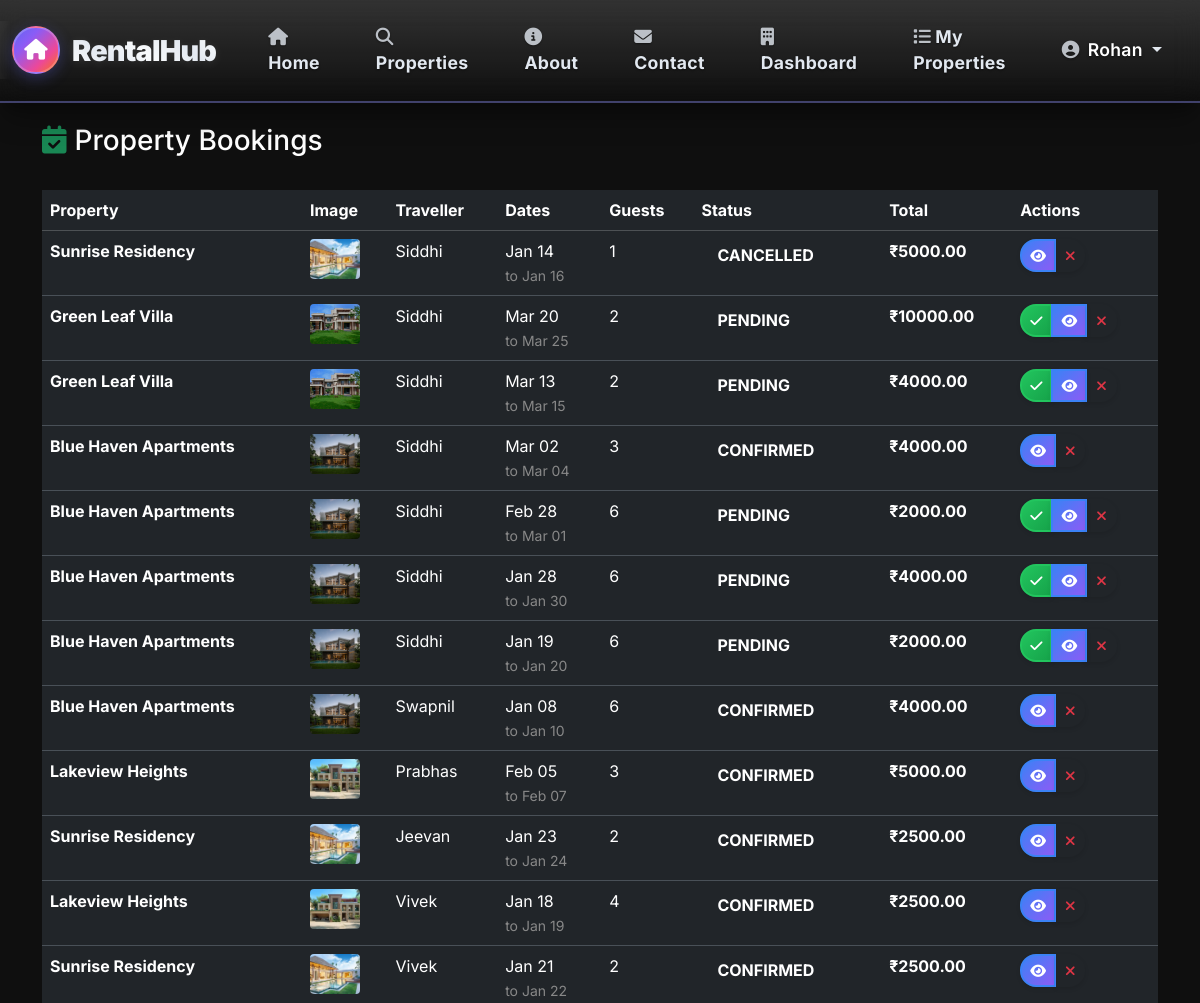
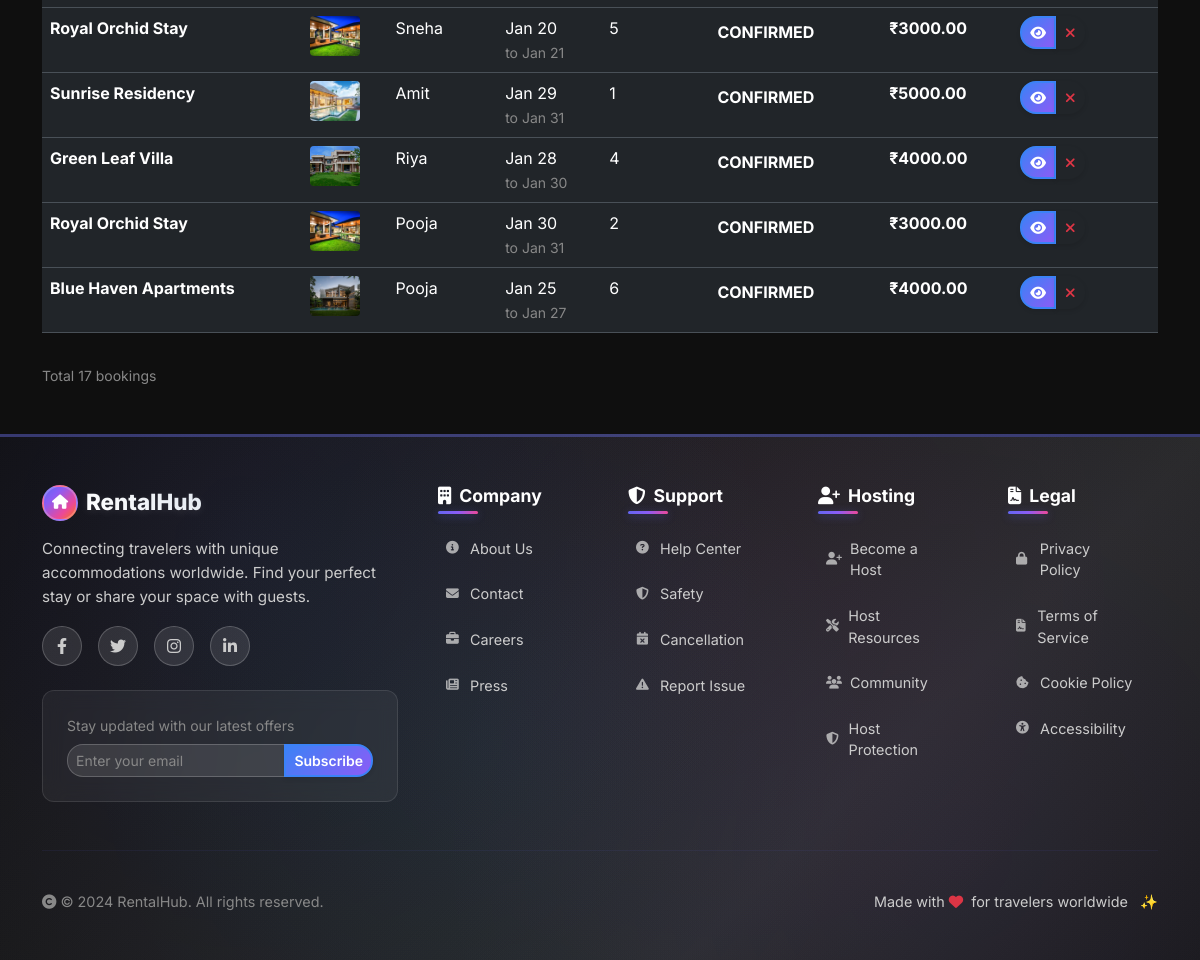
Screenshot of /bookings/owner/ (signed in) with the database file from the repository (2 pictures, top to bottom).
### accounts/models.py (models this page shows)
class User(AbstractUser):
    ROLE_CHOICES = (
        ('ADMIN', 'Admin'),
        ('OWNER', 'Property Owner'),
        ('TRAVELLER', 'Traveller'),
    )
    role = models.CharField(max_length=10, choices=ROLE_CHOICES, default='TRAVELLER')
    def is_owner(self):
        return self.role == 'OWNER'
    def is_traveller(self):
        return self.role == 'TRAVELLER'
    def is_admin(self):
        return self.role == 'ADMIN' or self.is_superuser
    class Meta:
        ordering = ['-date_joined']

### bookings/models.py (models this page shows, shortened)
class Booking(models.Model):
    STATUS_CHOICES = (
        ('PENDING', 'Pending'),
        ('CONFIRMED', 'Confirmed'),
        ('CANCELLED', 'Cancelled'),
    )
    property = models.ForeignKey('listings.Property', on_delete=models.CASCADE, related_name='bookings')
    traveller = models.ForeignKey(User, on_delete=models.CASCADE, related_name='bookings_made')
    check_in = models.DateField()
    check_out = models.DateField()
    guests = models.PositiveIntegerField()
    status = models.CharField(max_length=10, choices=STATUS_CHOICES, default='PENDING')
    created_at = models.DateTimeField(auto_now_add=True)
    class Meta:
        ordering = ['-created_at']
    def total_price(self):  # CHANGED: method instead of @property
        if self.check_in and self.check_out and self.property:
            nights = (self.check_out - self.check_in).days
            return nights * self.property.price_per_night
        return 0

### listings/models.py (models this page shows, shortened)
class Property(models.Model):
    CATEGORY_CHOICES = (
        ('HOME', 'Home'),
        ('APARTMENT', 'Apartment'),
        ('BEACHFRONT', 'Beachfront'),
        ('MOUNTAIN', 'Mountain'),
        ('CABIN', 'Cabin'),
        ('VILLA', 'Villa'),
        ('OTHER', 'Other'),
    )
    owner = models.ForeignKey(User, on_delete=models.CASCADE, related_name='properties_owned')
    title = models.CharField(max_length=200)
    description = models.TextField()
    address = models.CharField(max_length=255)
    city = models.CharField(max_length=100)
    country = models.CharField(max_length=100, default='India')
    category = models.CharField(max_length=20, choices=CATEGORY_CHOICES, default='HOME')
    price_per_night = models.DecimalField(max_digits=8, decimal_places=2)
    max_guests = models.PositiveIntegerField(default=2)
    is_active = models.BooleanField(default=True)
    created_at = models.DateTimeField(auto_now_add=True)
    class Meta:
        ordering = ['-created_at']
    @property
    def main_image(self):
        main_img = self.images.filter(is_primary=True).first()
        if main_img:
            return main_img.image.url
        first_img = self.images.first()
        if first_img:
            return first_img.image.url
        return None

class PropertyImage(models.Model):
    property = models.ForeignKey(Property, on_delete=models.CASCADE, related_name='images')
    image = models.ImageField(upload_to='property_images/%Y/%m/%d/')
    is_primary = models.BooleanField(default=False)
    uploaded_at = models.DateTimeField(auto_now_add=True)
    class Meta:
        ordering = ['-uploaded_at']

### bookings/views.py (the view)
# urls.py: path('owner/', views.owner_bookings, name='owner_bookings'),
@login_required
@user_passes_test(owner_check)
def owner_bookings(request):
    bookings = Booking.objects.filter(property__owner=request.user).select_related('property', 'traveller')
    return render(request, 'bookings/booking_list_owner.html', {'bookings': bookings})

### bookings/views.py (called while the page is built)
def owner_check(user):
    return user.is_authenticated and user.is_owner()

### templates/bookings/booking_list_owner.html (shortened to what this page needs)
{% extends 'base.html' %}
{% block content %}
<div class="d-flex justify-content-between align-items-center mb-4">
    <h3><i class="fas fa-calendar-check text-success me-2"></i>Property Bookings</h3>
</div>
{% if bookings %}
<div class="table-responsive">
    <table class="table table-hover">
        <thead class="table-dark">
            <tr>
                <th>Property</th>
                <th>Image</th>
                <th>Traveller</th>
                <th>Dates</th>
                <th>Guests</th>
                <th>Status</th>
                <th>Total</th>
                <th>Actions</th>
            </tr>
        </thead>
        <tbody>
            {% for booking in bookings %}
            <tr>
                <td>
                    <strong>{{ booking.property.title|truncatechars:25 }}</strong>
                </td>
                <td>
                    {% if booking.property.main_image %}
                        <img src="{{ booking.property.main_image }}" alt="Property" style="width: 50px; height: 40px; object-fit: cover; border-radius: 4px;">
                    {% else %}
                        <div class="bg-light d-flex align-items-center justify-content-center" style="width: 50px; height: 40px; border-radius: 4px;">
                            <i class="fas fa-building text-muted"></i>
                        </div>
                    {% endif %}
                </td>
                <td>{{ booking.traveller.username }}</td>
                <td>
                    {{ booking.check_in|date:"M d" }}<br>
                    <small class="text-muted">to {{ booking.check_out|date:"M d" }}</small>
                </td>
                <td>{{ booking.guests }}</td>
                <td>
                    <span class="badge bg-{{ booking.status|lower }} fs-6 px-3 py-2">{{ booking.status }}</span>
                </td>
                <td><strong>₹{{ booking.total_price }}</strong></td>
                <td>
                    <div class="btn-group btn-group-sm" role="group">
                        {% if booking.status == 'PENDING' %}
                        <a href="{% url 'bookings:booking_confirm' booking.pk %}" class="btn btn-success btn-sm" title="Confirm">
                            <i class="fas fa-check"></i>
                        </a>
                        {% endif %}
                        <a href="{% url 'bookings:booking_detail' booking.pk %}" class="btn btn-primary btn-sm" title="View">
                            <i class="fas fa-eye"></i>
                        </a>
                        <a href="{% url 'bookings:booking_cancel' booking.pk %}" class="btn btn-outline-danger btn-sm" title="Cancel">
                            <i class="fas fa-times"></i>
                        </a>
                    </div>
                </td>
            </tr>
            {% endfor %}
        </tbody>
    </table>
</div>
<div class="mt-3 text-muted small">
    Total {{ bookings.count }} bookings
</div>
{% endif %}
{% endblock %}

### templates/navbar.html (shortened to what this page needs)
<nav class="navbar navbar-expand-lg navbar-dark bg-gradient shadow-lg">
    <div class="container-fluid">
        <a class="navbar-brand fw-bold d-flex align-items-center" href="{% url 'home' %}">
            <div class="brand-icon-wrapper">
                <div class="brand-icon">
                    <i class="fas fa-home"></i>
                </div>
            </div>
            <span class="brand-text">RentalHub</span>
            <div class="brand-shine"></div>
        </a>
        <div class="collapse navbar-collapse" id="navbarNav">
            <ul class="navbar-nav me-auto">
                <li class="nav-item">
                    <a class="nav-link" href="{% url 'home' %}">
                        <i class="fas fa-home me-2"></i>Home
                    </a>
                </li>
                <li class="nav-item">
                    <a class="nav-link" href="{% url 'listings:property_list' %}">
                        <i class="fas fa-search me-2"></i>Properties
                    </a>
                </li>
                <li class="nav-item">
                    <a class="nav-link" href="{% url 'about' %}">
                        <i class="fas fa-info-circle me-2"></i>About
                    </a>
                </li>
                <li class="nav-item">
                    <a class="nav-link" href="{% url 'contact' %}">
                        <i class="fas fa-envelope me-2"></i>Contact
                    </a>
                </li>
                {% if user.is_authenticated %}
                    {% if user.is_owner %}
                        <li class="nav-item">
                            <a class="nav-link" href="{% url 'accounts:owner_dashboard' %}">
                                <i class="fas fa-building me-1"></i>Dashboard
                            </a>
                        </li>
                        <li class="nav-item">
                            <a class="nav-link" href="{% url 'listings:owner_property_list' %}">
                                <i class="fas fa-list me-1"></i>My Properties
                            </a>
                        </li>
                    {% endif %}
                {% endif %}
            </ul>
            <ul class="navbar-nav">
                {% if user.is_authenticated %}
                    <li class="nav-item dropdown">
                        <a class="nav-link dropdown-toggle user-dropdown" href="#" role="button" data-bs-toggle="dropdown">
                            <i class="fas fa-user-circle me-2"></i><span class="user-name">{{ user.username }}</span>
                        </a>
                    </li>
                {% endif %}
            </ul>
        </div>
    </div>
</nav>

### rows the page displays
User: username "Rohan"
Booking: property "Sunrise Residency", property.main_image (picture), traveller.username "Siddhi", check_in "Jan 14", check_out "Jan 16", guests "1", status "CANCELLED", total_price "5000.00"
Booking: property "Green Leaf Villa", property.main_image (picture), traveller.username "Siddhi", check_in "Mar 20", check_out "Mar 25", guests "2", status "PENDING", total_price "10000.00"
Booking: property "Green Leaf Villa", property.main_image (picture), traveller.username "Siddhi", check_in "Mar 13", check_out "Mar 15", guests "2", status "PENDING", total_price "4000.00"
Booking: property "Blue Haven Apartments", property.main_image (picture), traveller.username "Siddhi", check_in "Mar 02", check_out "Mar 04", guests "3", status "CONFIRMED", total_price "4000.00"
Booking: property "Blue Haven Apartments", property.main_image (picture), traveller.username "Siddhi", check_in "Feb 28", check_out "Mar 01", guests "6", status "PENDING", total_price "2000.00"
Booking: property "Blue Haven Apartments", property.main_image (picture), traveller.username "Siddhi", check_in "Jan 28", check_out "Jan 30", guests "6", status "PENDING", total_price "4000.00"
Booking: property "Blue Haven Apartments", property.main_image (picture), traveller.username "Siddhi", check_in "Jan 19", check_out "Jan 20", guests "6", status "PENDING", total_price "2000.00"
Booking: property "Blue Haven Apartments", property.main_image (picture), traveller.username "Swapnil", check_in "Jan 08", check_out "Jan 10", guests "6", status "CONFIRMED", total_price "4000.00"
Booking: property "Lakeview Heights", property.main_image (picture), traveller.username "Prabhas", check_in "Feb 05", check_out "Feb 07", guests "3", status "CONFIRMED", total_price "5000.00"
Booking: property "Sunrise Residency", property.main_image (picture), traveller.username "Jeevan", check_in "Jan 23", check_out "Jan 24", guests "2", status "CONFIRMED", total_price "2500.00"
Booking: property "Lakeview Heights", property.main_image (picture), traveller.username "Vivek", check_in "Jan 18", check_out "Jan 19", guests "4", status "CONFIRMED", total_price "2500.00"
Booking: property "Sunrise Residency", property.main_image (picture), traveller.username "Vivek", check_in "Jan 21", check_out "Jan 22", guests "2", status "CONFIRMED", total_price "2500.00"
Booking: property "Royal Orchid Stay", property.main_image (picture), traveller.username "Sneha", check_in "Jan 20", check_out "Jan 21", guests "5", status "CONFIRMED", total_price "3000.00"
Booking: property "Sunrise Residency", property.main_image (picture), traveller.username "Amit", check_in "Jan 29", check_out "Jan 31", guests "1", status "CONFIRMED", total_price "5000.00"
Booking: property "Green Leaf Villa", property.main_image (picture), traveller.username "Riya", check_in "Jan 28", check_out "Jan 30", guests "4", status "CONFIRMED", total_price "4000.00"
Booking: property "Royal Orchid Stay", property.main_image (picture), traveller.username "Pooja", check_in "Jan 30", check_out "Jan 31", guests "2", status "CONFIRMED", total_price "3000.00"
Booking: property "Blue Haven Apartments", property.main_image (picture), traveller.username "Pooja", check_in "Jan 25", check_out "Jan 27", guests "6", status "CONFIRMED", total_price "4000.00"

### other values shown
{{ bookings.count }} "17"
